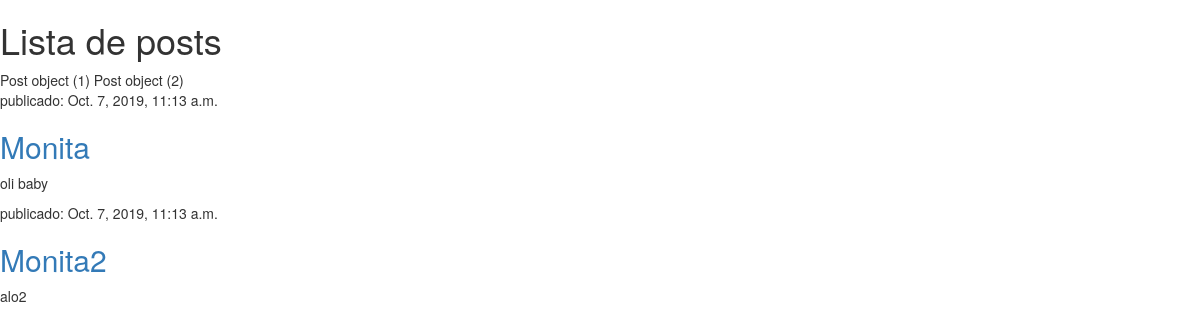
Before: / with the older database file.
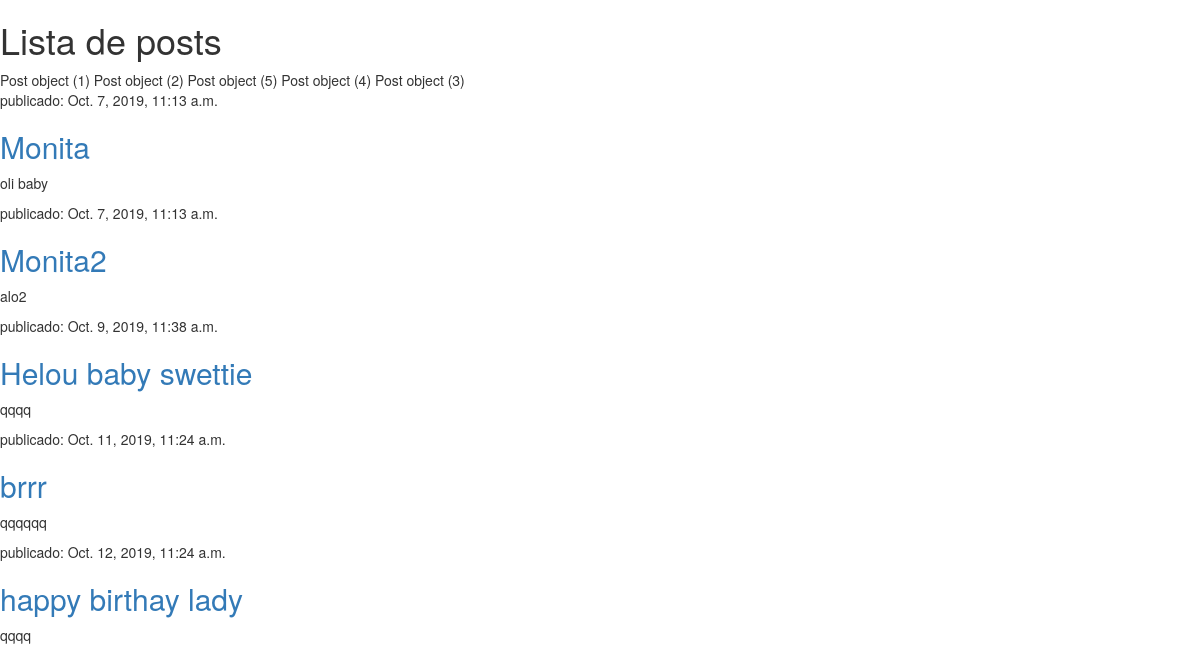
After: the same page with the newer database file.
### blog/models.py (models this page shows)
class Post(models.Model):
    author = models.ForeignKey('auth.User', on_delete=models.CASCADE)
    title = models.CharField(max_length=200)
    text = models.TextField()
    created_date = models.DateTimeField(
            default=timezone.now)
    published_date = models.DateTimeField(
            blank=True, null=True)

### blog/views.py (the view)
# urls.py: path('', views.post_list, name='post_list'),
def post_list(request):
    posts = Post.objects.filter(published_date__lte=timezone.now()).order_by('published_date')
    return render(request, 'blog/post_list.html', {'posts':posts})

### blog/templates/blog/post_list.html (shortened to what this page needs)
{% load staticfiles %}
    <html>
    <head>
            <link rel="stylesheet" href="//maxcdn.bootstrapcdn.com/bootstrap/3.2.0/css/bootstrap.min.css">
            <link rel="stylesheet" href="//maxcdn.bootstrapcdn.com/bootstrap/3.2.0/css/bootstrap-theme.min.css">
            <link rel="stylesheet" href="{% static 'css/blog.css' %}">
    </head>
    <body>
        <h1>Lista de posts </h1>
{% for post in posts %}
{{ post }}
{% endfor %}
{% for post in posts %}
    <div>
        <p> publicado: {{ post.published_date }}</p>
        <h2><a href="">{{ post.title }}</a></h2>
        <p>{{ post.text|linebreaksbr }}</p>
    </div>
{% endfor %}
    </body>
</html>

Changed rows visible on the page:
added Post: id "Post object (5)", published_date "Oct. 9, 2019, 11:38 a.m.", title "Helou baby swettie", text "qqqq"
now on this page (row edited): Post: id "Post object (4)", published_date "Oct. 11, 2019, 11:24 a.m.", title "brrr", text "qqqqqq"
now on this page (row edited): Post: id "Post object (3)", published_date "Oct. 12, 2019, 11:24 a.m.", title "happy birthay lady", text "qqqq"
